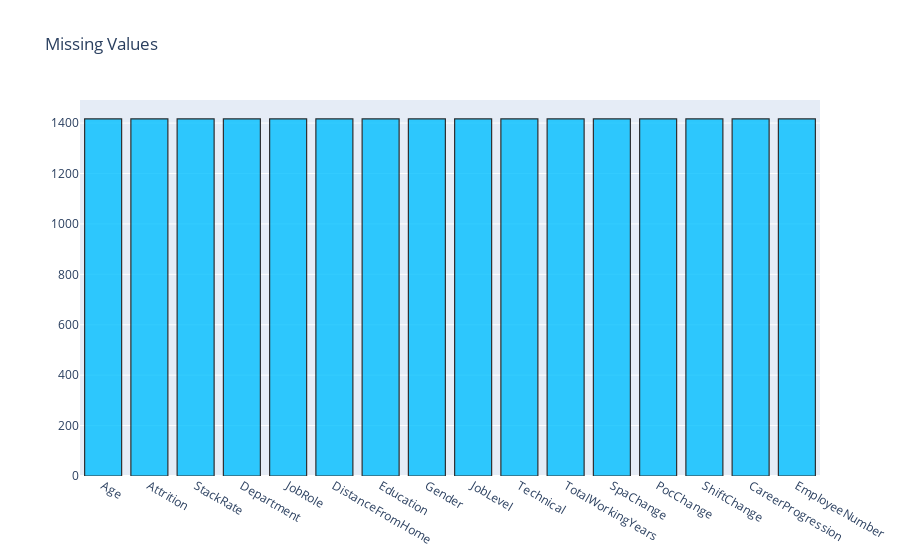

The notebook cell saved with this chart:
### Code cell
null_feat = pd.DataFrame(len(data['Attrition']) - data.isnull().sum(), columns = ['Count'])

trace = go.Bar(x = null_feat.index, y = null_feat['Count'] ,opacity = 0.8, marker=dict(color = 'DeepSkyBlue',
        line=dict(color='#000000',width=1.2)))

layout = dict(title =  "Missing Values")
                    
fig = dict(data = [trace], layout=layout)
py.iplot(fig)

### Figure 1 — Plotly figure (JSON) as saved in the notebook; plotly's stock layout.template omitted (floating-point values rounded to 4 significant figures)
{"data": [{"marker": {"color": "DeepSkyBlue", "line": {"color": "#000000", "width": 1.2}}, "opacity": 0.8, "type": "bar", "x": ["Age", "Attrition", "StackRate", "Department", "JobRole", "DistanceFromHome", "Education", "Gender", "JobLevel", "Technical", "TotalWorkingYears", "SpaChange", "PocChange", "ShiftChange", "CareerProgression", "EmployeeNumber"], "y": [1417, 1417, 1417, 1417, 1417, 1417, 1417, 1417, 1417, 1417, 1417, 1417, 1417, 1417, 1417, 1417]}], "layout": {"title": {"text": "Missing Values"}}}
